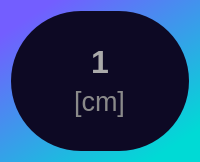
                 <widget class="QFrame" name="frame_38">
                  <property name="sizePolicy">
                   <sizepolicy hsizetype="Fixed" vsizetype="Fixed">
                    <horstretch>0</horstretch>
                    <verstretch>0</verstretch>
                   </sizepolicy>
                  </property>
                  <property name="minimumSize">
                   <size>
                    <width>160</width>
                    <height>160</height>
                   </size>
                  </property>
                  <property name="maximumSize">
                   <size>
                    <width>200</width>
                    <height>200</height>
                   </size>
                  </property>
                  <property name="styleSheet">
                   <string notr="true">background-color: qlineargradient(spread:pad, x1:0.898305, y1:0.880682, x2:0.226, y2:0.0397727, stop:0 rgba(0, 218, 213, 255), stop:1 rgba(115, 94, 255, 255));
border: none;
border-radius: 80px;</string>
                  </property>
                  <property name="frameShape">
                   <enum>QFrame::Shape::StyledPanel</enum>
                  </property>
                  <property name="frameShadow">
                   <enum>QFrame::Shadow::Raised</enum>
                  </property>
                  <layout class="QHBoxLayout" name="horizontalLayout_25">
                   <item>
                    <widget class="QFrame" name="frame_39">
                     <property name="sizePolicy">
                      <sizepolicy hsizetype="Fixed" vsizetype="Fixed">
                       <horstretch>0</horstretch>
                       <verstretch>0</verstretch>
                      </sizepolicy>
                     </property>
                     <property name="minimumSize">
                      <size>
                       <width>140</width>
                       <height>140</height>
                      </size>
                     </property>
                     <property name="maximumSize">
                      <size>
                       <width>180</width>
                       <height>180</height>
                      </size>
                     </property>
                     <property name="styleSheet">
                      <string notr="true">background-color: rgb(13, 9, 36);
border-radius: 70px;</string>
                     </property>
                     <property name="frameShape">
                      <enum>QFrame::Shape::NoFrame</enum>
                     </property>
                     <property name="frameShadow">
                      <enum>QFrame::Shadow::Raised</enum>
                     </property>
                     <layout class="QHBoxLayout" name="horizontalLayout_26">
                      <item alignment="Qt::AlignmentFlag::AlignHCenter|Qt::AlignmentFlag::AlignVCenter">
                       <widget class="QFrame" name="frame_40">
                        <property name="sizePolicy">
                         <sizepolicy hsizetype="Fixed" vsizetype="Fixed">
                          <horstretch>0</horstretch>
                          <verstretch>0</verstretch>
                         </sizepolicy>
                        </property>
                        <property name="minimumSize">
                         <size>
                          <width>80</width>
                          <height>80</height>
                         </size>
                        </property>
                        <property name="maximumSize">
                         <size>
                          <width>16777215</width>
                          <height>16777215</height>
                         </size>
                        </property>
                        <property name="styleSheet">
                         <string notr="true">border: none;
background-color: transparent;</string>
                        </property>
                        <property name="frameShape">
                         <enum>QFrame::Shape::NoFrame</enum>
                        </property>
                        <property name="frameShadow">
                         <enum>QFrame::Shadow::Raised</enum>
                        </property>
                        <layout class="QVBoxLayout" name="verticalLayout_6">
                         <item alignment="Qt::AlignmentFlag::AlignHCenter|Qt::AlignmentFlag::AlignVCenter">
                          <widget class="QLabel" name="read_nitrogenLevel">
                           <property name="font">
                            <font>
                             <pointsize>24</pointsize>
                             <bold>true</bold>
                            </font>
                           </property>
                           <property name="styleSheet">
                            <string notr="true">color: rgb(170, 170, 170);</string>
                           </property>
                           <property name="text">
                            <string>1</string>
                           </property>
                           <property name="alignment">
                            <set>Qt::AlignmentFlag::AlignCenter</set>
                           </property>
                          </widget>
                         </item>
                         <item alignment="Qt::AlignmentFlag::AlignHCenter|Qt::AlignmentFlag::AlignVCenter">
                          <widget class="QLabel" name="label_47">
                           <property name="font">
                            <font>
                             <pointsize>20</pointsize>
                             <bold>false</bold>
                            </font>
                           </property>
                           <property name="styleSheet">
                            <string notr="true">color: rgb(138, 138, 138);</string>
                           </property>
                           <property name="text">
                            <string>[cm]</string>
                           </property>
                           <property name="alignment">
                            <set>Qt::AlignmentFlag::AlignCenter</set>
                           </property>
                          </widget>
                         </item>
                        </layout>
                       </widget>
                      </item>
                     </layout>
                    </widget>
                   </item>
                  </layout>
                 </widget>
